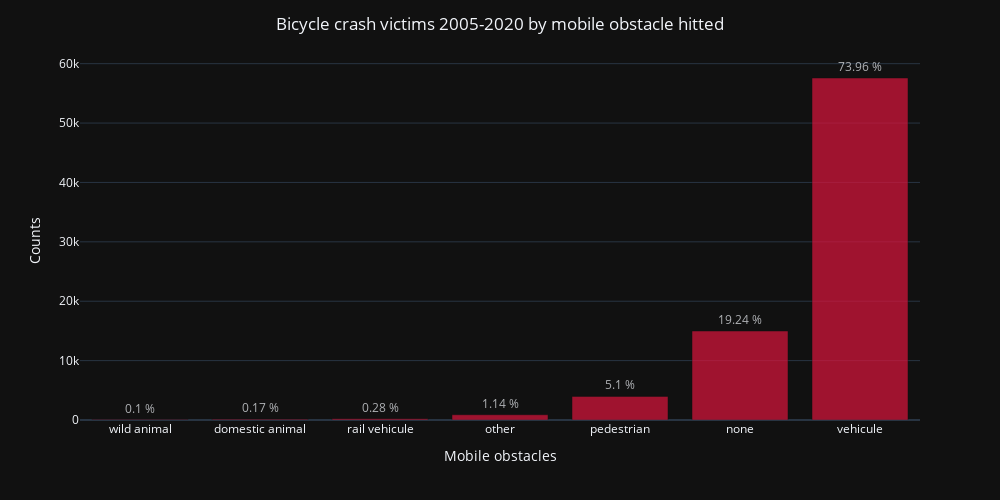

The cell this chart's notebook holds for it:
### Code cell
counts, bins = np.histogram(bicyle_crash["obsm"], bins=[i for i in range(0,11) if i not in [4,8,9]] )# turn into data frame
dp = pd.DataFrame({"Bins":bins[1:]-1, "Counts":counts})# chart using Plotly.Express
dp['Percentage'] =  dp.Counts.apply(lambda x: str(round(x/dp['Counts'].sum()*100 , 2))+" %" )

fig = px.bar(dp, x="Bins", y="Counts", text="Percentage", template="plotly_dark")

fig.update_xaxes(type='category', categoryorder='total ascending')

fig.update_layout(width=1000, height=500,xaxis_title_text='Mobile obstacles' , 
    title='Bicycle crash victims 2005-2020 by mobile obstacle hitted',
    title_x=.5, xaxis= dict(tickmode = 'array',tickvals = [0,1,2,4,5,6,9],
    ticktext = ['none','pedestrian','vehicule','rail vehicule', 'domestic animal','wild animal', 'other']))

fig.update_traces(textposition='outside', marker_color='crimson', opacity=0.7)


fig.show()
fig.write_html("streamlit_app/plots/bike_acidents_mobile_obstacles2.html")

### Figure 1 — Plotly figure (JSON) as saved in the notebook; plotly's stock layout.template omitted (floating-point values rounded to 4 significant figures)
{"data": [{"alignmentgroup": "True", "hovertemplate": "Bins=%{x}<br>Counts=%{y}<br>Percentage=%{text}<extra></extra>", "legendgroup": "", "marker": {"color": "crimson", "pattern": {"shape": ""}}, "name": "", "offsetgroup": "", "opacity": 0.7, "orientation": "v", "showlegend": false, "text": ["19.24 %", "5.1 %", "73.96 %", "0.28 %", "0.17 %", "0.1 %", "1.14 %"], "textposition": "outside", "type": "bar", "x": [0, 1, 2, 4, 5, 6, 9], "xaxis": "x", "y": [14982, 3974, 57589, 219, 136, 77, 886], "yaxis": "y"}], "layout": {"barmode": "relative", "height": 500, "legend": {"tracegroupgap": 0}, "margin": {"t": 60}, "title": {"text": "Bicycle crash victims 2005-2020 by mobile obstacle hitted", "x": 0.5}, "width": 1000, "xaxis": {"anchor": "y", "categoryorder": "total ascending", "domain": [0, 1], "tickmode": "array", "ticktext": ["none", "pedestrian", "vehicule", "rail vehicule", "domestic animal", "wild animal", "other"], "tickvals": [0, 1, 2, 4, 5, 6, 9], "title": {"text": "Mobile obstacles"}, "type": "category"}, "yaxis": {"anchor": "x", "domain": [0, 1], "title": {"text": "Counts"}}}}
